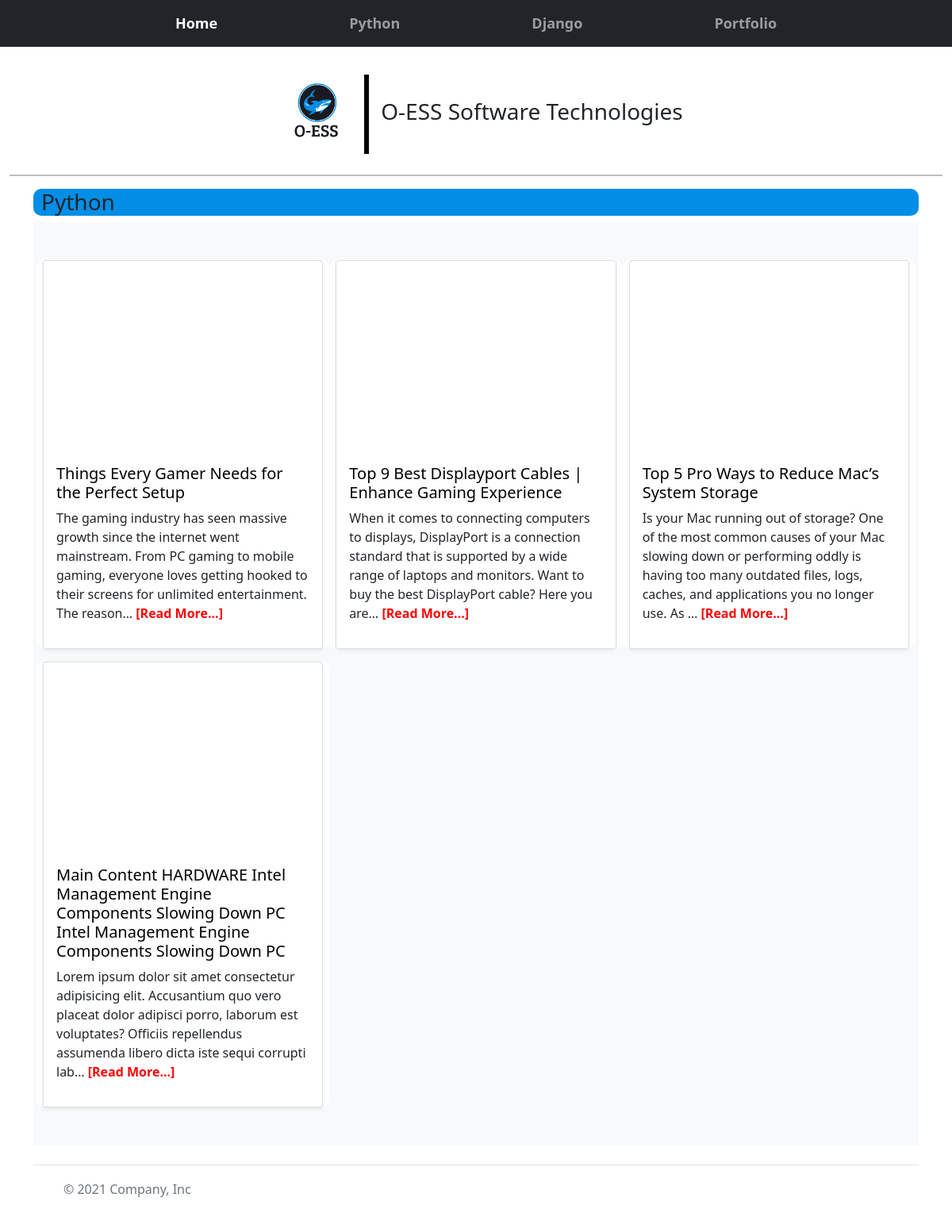
Page /python/ on the committed database.
### repair/models.py (models this page shows, shortened)
class Pythonister(models.Model):
    title = models.CharField(max_length=400)
    description = models.TextField()
    video = EmbedVideoField()
    date_added = models.DateTimeField(auto_now_add=True)

### repair/views.py (the view)
# urls.py: path('python/', views.pythonsoft, name='hardware'),
def pythonsoft(request):
    hard = Pythonister.objects.order_by('-date_added')
    context = {'hard':hard}
    return render(request, 'repair/hardware.html', context)

### repair/templates/repair/hardware.html (shortened to what this page needs)
{% extends 'repair/layout.html' %}
{% load static %}
{% load embed_video_tags %}
{% block content %}
    <div class="container">
        <div class="col">
            <h3>Python</h3>
        </div>
        <main>
            <div class="album py-5 bg-light">
              <div class="container">
                <div class="row row-cols-1 row-cols-sm-2 row-cols-md-3 g-3">
                    {% for hardware in hard %}
                  <div class="col" style="background-color: white;">
                    <div class="card shadow-sm">
                      <div class="you" style="width: 100%; height: 15rem; border-radius: 5px;">
                    </div>
                      <div class="card-body">
                          <a onMouseOver="this.style.color='red'"
                          onMouseOut="this.style.color='black'" href="{% url 'repair:detail' hardware.id %}"><h5 class="card-title">{{hardware.title}}</h5></a>
                            <p class="card-text">{{hardware.description|truncatechars:200}} <a style="text-decoration: none; color: red; font-weight: bold;" href="{% url 'repair:detail' hardware.id %}">[Read More...]</a></p>
                      </div>
                    </div>
                  </div>
                  {% endfor %}
                </div>
              </div>
            </div>
          </main>
    </div>
{% endblock content %}

### repair/static/repair/css/main.css (style rules this page uses)
.col { background-color: #028EE6; border-radius: 10px; }
.col h3 { margin-left: 10px; }
.col a { text-decoration: none; color: black; }

### rows in the picture
Pythonister: title "Things Every Gamer Needs for the Perfect Setup", description "The gaming industry has seen massive growth since the internet went mainstream. From PC gaming to mobile gaming, everyone loves getting hooked to their screens for unlimited entertainment. The reason…"
Pythonister: title "Top 9 Best Displayport Cables | Enhance Gaming Experience", description "When it comes to connecting computers to displays, DisplayPort is a connection standard that is supported by a wide range of laptops and monitors. Want to buy the best DisplayPort cable? Here you are…"
Pythonister: title "Top 5 Pro Ways to Reduce Mac’s System Storage", description "Is your Mac running out of storage? One of the most common causes of your Mac slowing down or performing oddly is having too many outdated files, logs, caches, and applications you no longer use. As …"
Pythonister: title "Main Content HARDWARE Intel Management Engine Components Slowing Down PC Intel Management Engine Components Slowing Down PC", description "Lorem ipsum dolor sit amet consectetur adipisicing elit. Accusantium quo vero placeat dolor adipisci porro, laborum est voluptates? Officiis repellendus assumenda libero dicta iste sequi corrupti lab…"
